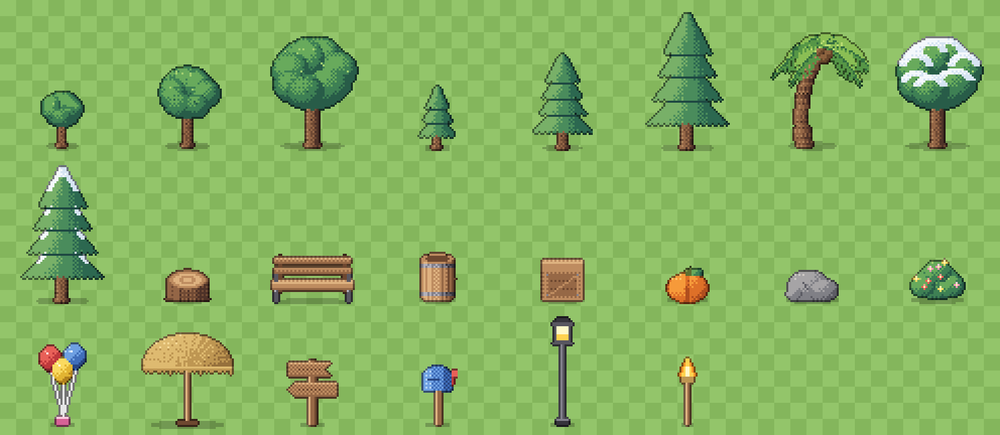
#> input picture client/assets-src/yard/preview.png, 1000 x 435 px, shrunk from 1488 x 648 before the run
$ python -i slice_sheet.py   (imports and definitions only)
#> lines starting #> are read from the running program, lines starting #| are printed output that depends on the picture; after the words box and inside, x2 and y2 are one past the last pixel; in counts of white or black regions, pixels touching at a corner belong together
"""Cut sprites out of a sheet whose background is smooth/blurred and whose sprites have crisp outlines.

Needs Pillow, NumPy and SciPy (e.g. in a throwaway venv:
    python3 -m venv /tmp/sprite-venv && /tmp/sprite-venv/bin/pip install pillow numpy scipy).

1) Detect sprites, write a numbered preview + the detected boxes:
       python slice_sheet.py detect sheet.png preview.png boxes.json [edges|flat]
2) Name the sprites you want in a JSON file: {"output/path/name.png": [index, ...], ...}
   (several indices = one sprite made of separate pieces), then cut them out:
       python slice_sheet.py extract sheet.png boxes.json names.json <out_dir> [edges|flat]

Background modes (use the same one for both steps):
- edges (default): blurred/gradient background. Strong luminance edges (the sprite outlines) are closed
  and hole-filled into solid masks; the blurred background has almost no edges and drops out.
- flat: plain single-colour background. Pixels that differ from the border colour are the sprites.
"""
import json
import os
import sys

import numpy as np
from PIL import Image, ImageDraw
from scipy import ndimage as ndi

EDGE_THRESHOLD = 60  # Sobel magnitude on 0..255 luminance
MIN_AREA = 300  # ignore specks smaller than this (pixels)


FLAT_TOLERANCE = 28  # RGB distance from the background colour
HOLE_MIN_AREA = 30
HOLE_TOLERANCE = 12


def sprite_mask(path, mode="edges"):
#> called with path = '../yard/preview.png', mode = 'edges'
    im = Image.open(path).convert("RGBA")
#> im is the input picture: PIL image 1000x435 RGBA; mean R, G, B, A 135.2, 180.3, 97.3, 255
    rgb = np.asarray(im)[..., :3].astype(np.float64)
    if mode == "flat":
        border = np.concatenate([rgb[0], rgb[-1], rgb[:, 0], rgb[:, -1]])
        bg = np.median(border, axis=0)
        dist = np.linalg.norm(rgb - bg, axis=-1)
        solid = ndi.binary_closing(dist > FLAT_TOLERANCE, iterations=1)
        mask = ndi.binary_fill_holes(solid)
        # Re-open holes that are really background seen through the sprite (e.g. between chair slats):
        # big enough and almost exactly the background colour. Small/odd-coloured holes stay filled.
        holes, n = ndi.label(mask & ~solid)
        for i in range(1, n + 1):
            hole = holes == i
            if hole.sum() >= HOLE_MIN_AREA and np.median(dist[hole]) < HOLE_TOLERANCE:
                mask[hole] = False
        return im, ndi.binary_opening(mask, iterations=1)
    lum = 0.299 * rgb[..., 0] + 0.587 * rgb[..., 1] + 0.114 * rgb[..., 2]
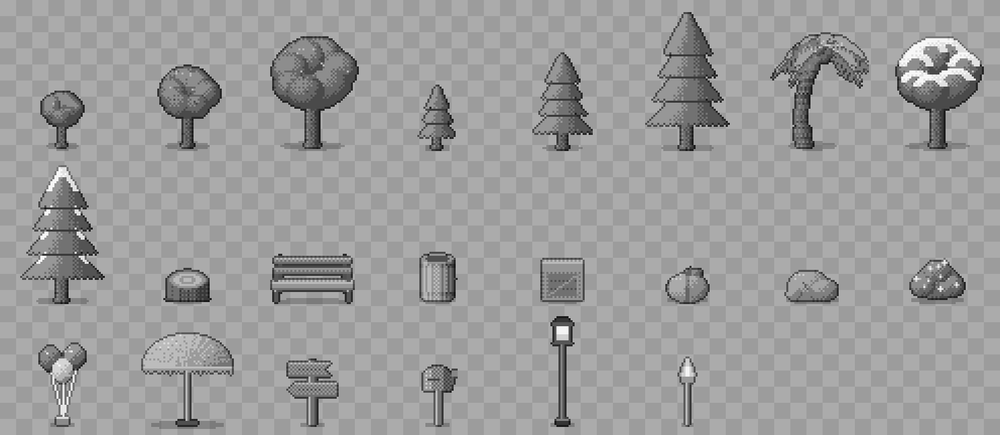
#> lum: shape (435, 1000) float64; min 1.25, max 255, mean 157.4
    edge = np.hypot(ndi.sobel(lum, 1), ndi.sobel(lum, 0)) > EDGE_THRESHOLD
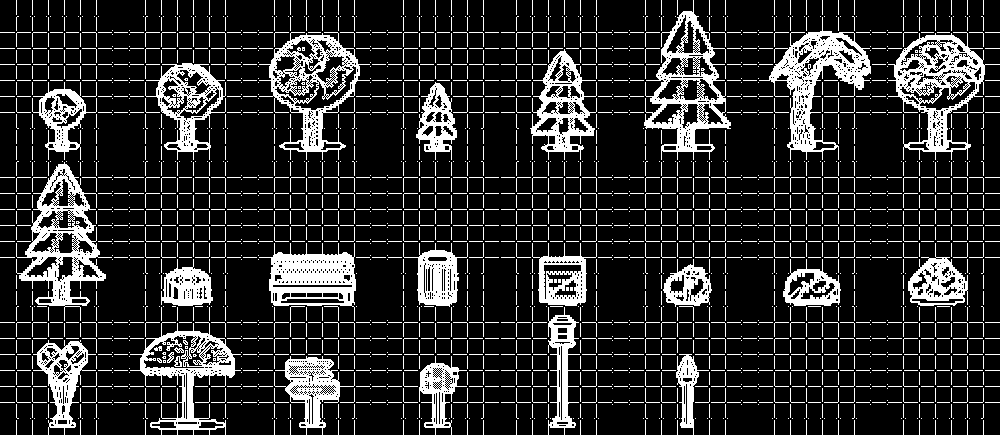
#> edge: shape (435, 1000) bool; 18.1% white; 2358 white regions (2153 under 20 px), largest, box (x1, y1, x2, y2) and area: (759, 17, 871, 160) 4605, (888, 32, 1000, 160) 4546, (16, 162, 112, 321) 4488
    mask = ndi.binary_fill_holes(ndi.binary_closing(edge, iterations=2))
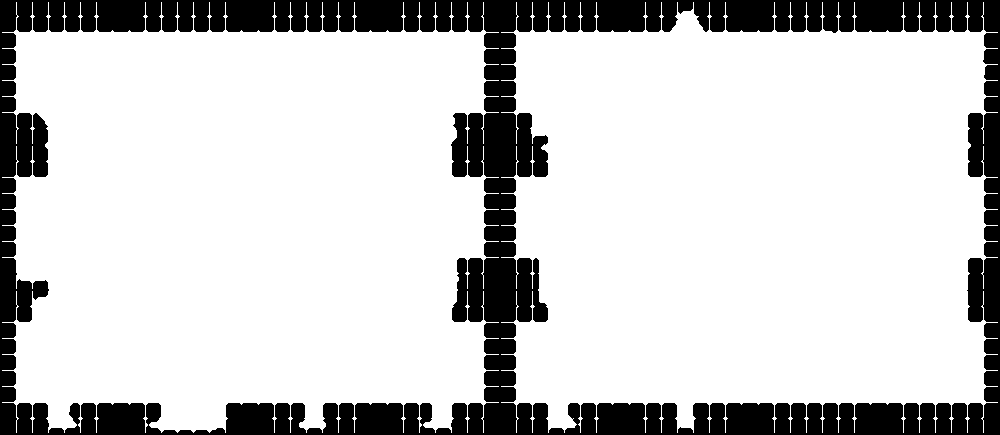
#> mask: shape (435, 1000) bool; 79.7% white; 1 black region, box (x1, y1, x2, y2) and area: (0, 0, 1000, 435) 88452
    return im, ndi.binary_opening(mask, iterations=2)


# [43 lines left out: functions detect, extract, not called in this run]


# [3 lines not run here, left out]

>>> result = sprite_mask('../yard/preview.png')
